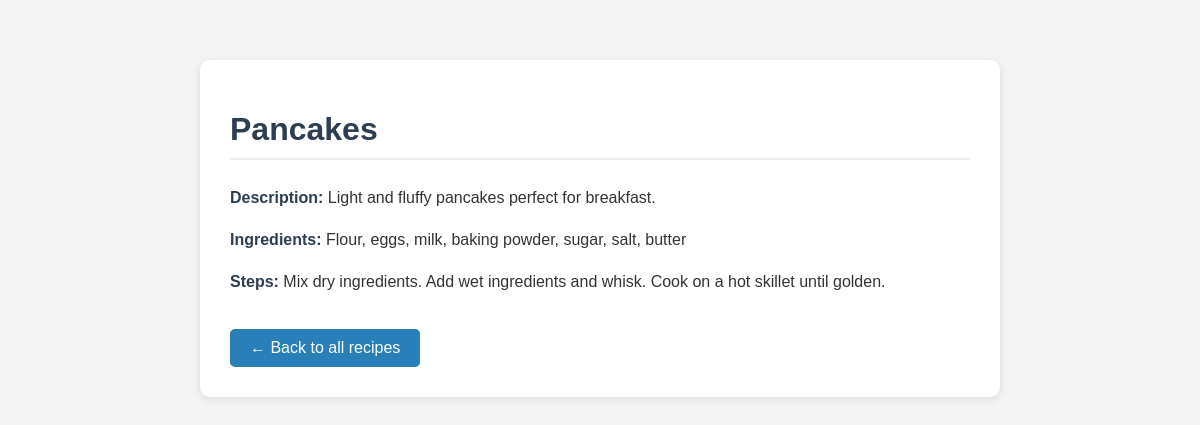
Page /recipe/3/ on the committed database.
### recipe/models.py (models this page shows, shortened)
class Recipe(models.Model):
    title = models.CharField(max_length=100)
    description= models.TextField(default='No description provided')
    ingredients = models.TextField(default = 'Unknown ingredients')
    steps = models.TextField(default = 'No steps provided')

### recipe/views.py (the view)
# urls.py: path('recipe/<int:pk>/', views.recipe_detail,name='recipe_detail' )
def recipe_detail(request, pk):
    recipe = get_object_or_404(Recipe, pk=pk)
    return render(request, 'recipe_detail.html', {'recipe': recipe})

### recipe/templates/recipe_detail.html (shortened to what this page needs)
<!DOCTYPE html>
<html lang="en">
<head>
</head>
<body>
    <div class="container">
        <h1>{{ recipe.title }}</h1>
        <p><strong>Description:</strong> {{ recipe.description }}</p>
        <p><strong>Ingredients:</strong> {{ recipe.ingredients }}</p>
        <p><strong>Steps:</strong> {{ recipe.steps }}</p>
        <a class="button" href="{% url 'recipe_list' %}">← Back to all recipes</a>
    </div>
</body>
</html>

### recipe/templates/recipe_detail.html (style rules this page uses)
body { font-family: Arial, sans-serif; background-color: #f4f4f4; color: #333; max-width: 800px; margin: 40px auto; padding: 20px; }
.container { background-color: #fff; border-radius: 10px; padding: 30px; box-shadow: 0 2px 10px rgba(0, 0, 0, 0.1); }
h1 { color: #2c3e50; border-bottom: 2px solid #eee; padding-bottom: 10px; margin-bottom: 25px; }
p { margin-bottom: 15px; line-height: 1.6; }
strong { color: #2c3e50; }
a.button { display: inline-block; margin-top: 20px; padding: 10px 20px; background-color: #2980b9; color: white; text-decoration: none; border-radius: 5px; transition: background-color 0.3s ease; }

### rows in the picture
Recipe: title "Pancakes", description "Light and fluffy pancakes perfect for breakfast.", ingredients "Flour, eggs, milk, baking powder, sugar, salt, butter", steps "Mix dry ingredients. Add wet ingredients and whisk. Cook on a hot skillet until golden."
